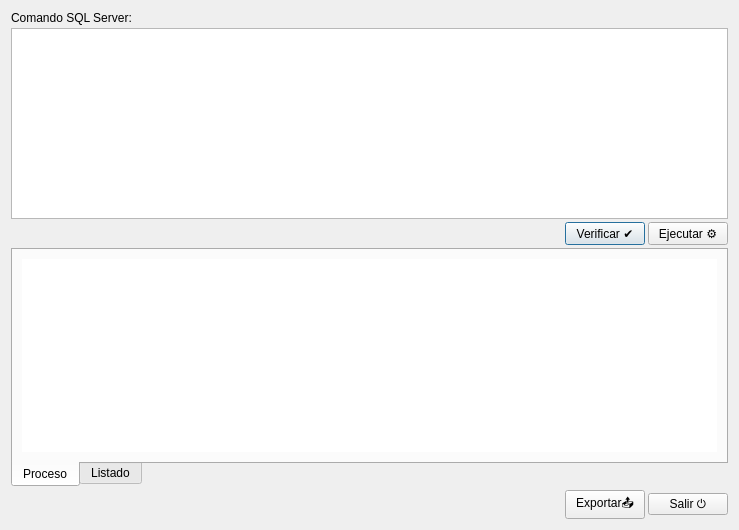
<?xml version="1.0" encoding="UTF-8"?>
<ui version="4.0">
 <class>Dialog</class>
 <widget class="QDialog" name="Dialog">
  <property name="windowModality">
   <enum>Qt::ApplicationModal</enum>
  </property>
  <property name="geometry">
   <rect>
    <x>0</x>
    <y>0</y>
    <width>739</width>
    <height>530</height>
   </rect>
  </property>
  <property name="windowTitle">
   <string>SQL Editor</string>
  </property>
  <property name="modal">
   <bool>true</bool>
  </property>
  <layout class="QVBoxLayout" name="verticalLayout_2">
   <item>
    <layout class="QVBoxLayout" name="verticalLayout">
     <property name="spacing">
      <number>3</number>
     </property>
     <item>
      <widget class="QLabel" name="label">
       <property name="text">
        <string>Comando SQL Server:</string>
       </property>
      </widget>
     </item>
     <item>
      <widget class="QTextEdit" name="txtSql"/>
     </item>
     <item>
      <layout class="QHBoxLayout" name="horizontalLayout_6">
       <item>
        <spacer name="horizontalSpacer_2">
         <property name="orientation">
          <enum>Qt::Horizontal</enum>
         </property>
         <property name="sizeHint" stdset="0">
          <size>
           <width>40</width>
           <height>20</height>
          </size>
         </property>
        </spacer>
       </item>
       <item>
        <widget class="QPushButton" name="cmdVerificar">
         <property name="text">
          <string>Verificar ✔️</string>
         </property>
        </widget>
       </item>
       <item>
        <widget class="QPushButton" name="cmdEjecutar">
         <property name="text">
          <string>Ejecutar️️ ⚙️</string>
         </property>
         <property name="shortcut">
          <string>Return</string>
         </property>
        </widget>
       </item>
      </layout>
     </item>
     <item>
      <widget class="QTabWidget" name="tabWidget">
       <property name="tabPosition">
        <enum>QTabWidget::South</enum>
       </property>
       <property name="tabShape">
        <enum>QTabWidget::Rounded</enum>
       </property>
       <property name="currentIndex">
        <number>0</number>
       </property>
       <property name="elideMode">
        <enum>Qt::ElideNone</enum>
       </property>
       <property name="usesScrollButtons">
        <bool>false</bool>
       </property>
       <property name="documentMode">
        <bool>false</bool>
       </property>
       <property name="tabsClosable">
        <bool>false</bool>
       </property>
       <property name="movable">
        <bool>false</bool>
       </property>
       <property name="tabBarAutoHide">
        <bool>false</bool>
       </property>
       <widget class="QWidget" name="tabProceso">
        <attribute name="title">
         <string>Proceso</string>
        </attribute>
        <layout class="QHBoxLayout" name="horizontalLayout_8">
         <item>
          <widget class="QTextEdit" name="txtProceso">
           <property name="frameShape">
            <enum>QFrame::NoFrame</enum>
           </property>
           <property name="lineWidth">
            <number>1</number>
           </property>
          </widget>
         </item>
        </layout>
       </widget>
       <widget class="QWidget" name="tabListado">
        <attribute name="title">
         <string>Listado</string>
        </attribute>
        <layout class="QHBoxLayout" name="horizontalLayout_7">
         <item>
          <widget class="QTableWidget" name="tblResultado">
           <property name="frameShape">
            <enum>QFrame::NoFrame</enum>
           </property>
          </widget>
         </item>
        </layout>
       </widget>
      </widget>
     </item>
     <item>
      <layout class="QHBoxLayout" name="horizontalLayout">
       <item>
        <spacer name="horizontalSpacer">
         <property name="orientation">
          <enum>Qt::Horizontal</enum>
         </property>
         <property name="sizeHint" stdset="0">
          <size>
           <width>40</width>
           <height>20</height>
          </size>
         </property>
        </spacer>
       </item>
       <item>
        <widget class="QPushButton" name="cmdExportar">
         <property name="text">
          <string>Exportar📤</string>
         </property>
         <property name="shortcut">
          <string>Return</string>
         </property>
        </widget>
       </item>
       <item>
        <widget class="QPushButton" name="cmdSalir">
         <property name="text">
          <string>Salir ⏻</string>
         </property>
         <property name="shortcut">
          <string>Esc</string>
         </property>
        </widget>
       </item>
      </layout>
     </item>
    </layout>
   </item>
  </layout>
 </widget>
 <resources/>
 <connections/>
</ui>
